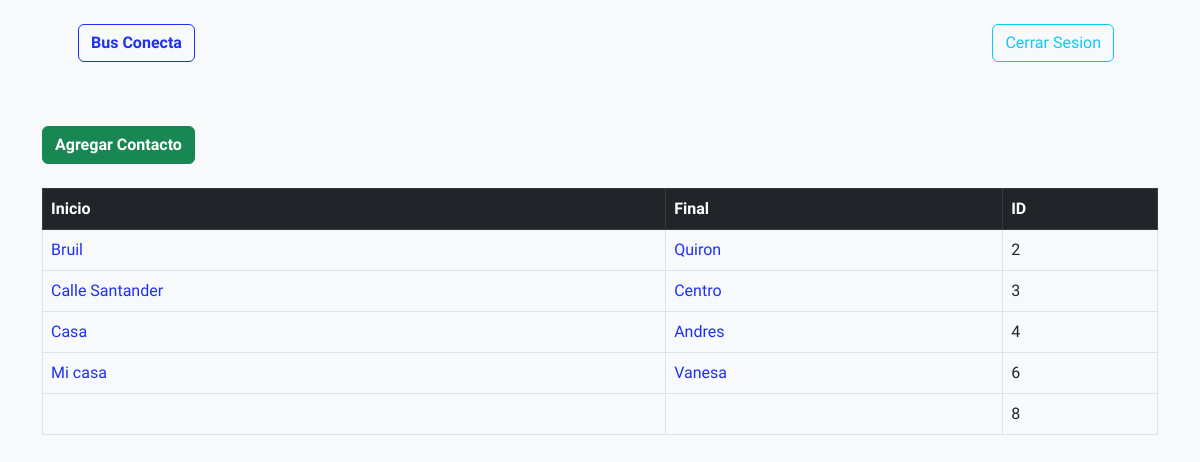
Page /home (signed in) on the committed database.
### AppBussConecta/models.py (models this page shows, shortened)
class historial(models.Model):
    tiempo_creado = models.DateTimeField(auto_now_add=True)
    inicio = models.CharField(max_length=50)
    final = models.CharField(max_length=50)
    poste_1 = models.CharField(max_length=5)
    poste_2 = models.CharField(max_length=5)
    poste_3 = models.CharField(max_length=5)
    notas =  models.CharField(max_length = 500, blank=True, null=True )

### AppBussConecta/views.py (the view)
# urls.py: path('home', views.home , name='home'),
def home(request):
    historia_records = historial.objects.all()
    return render(request, 'home.html' , {'historia_records':historia_records})

### AppBussConecta/templates/home.html (shortened to what this page needs)
{% extends "base.html" %}
{% load static %}
{% block content %}
<div class='container'>
{% if user.is_authenticated %}
<div class='align-self-start '>
  <a href="{% url 'agregar' %}" class="btn btn-success mt-3 fw-bold">Agregar Contacto </a>
</div>
<br/>
<table class="table table-hover table-bordered">
  <thead class="table-dark">
    <tr>
      <th scope="col">Inicio</th>
      <th scope="col">Final</th>
      <th scope="col">ID</th>
    </tr>
  </thead>
  <tbody>
    {% if historia_records %}
    {% for cada_historial_de_records in historia_records %}
    <tr>
      <td>
        <a href="{% url 'ubicacion' cada_historial_de_records.id %}" style="text-decoration:none;">
          {{ cada_historial_de_records.inicio}}
        </a>
      </td>
      <td>
        <a href="{% url 'ubicacion' cada_historial_de_records.id  %}" style="text-decoration:none;">
          {{ cada_historial_de_records.final}}
        </a>
      </td>
      <td> {{ cada_historial_de_records.id}} </a></td>
    </tr>
  </tbody>
  {% endfor %}
  {% endif %}
</table>
{% endif %}
{% endblock  %}

### rows in the picture
historial: inicio "Bruil", final "Quiron", id "2"
historial: inicio "Calle Santander", final "Centro", id "3"
historial: inicio "Casa", final "Andres", id "4"
historial: inicio "Mi casa", final "Vanesa", id "6"
historial: id "8"
